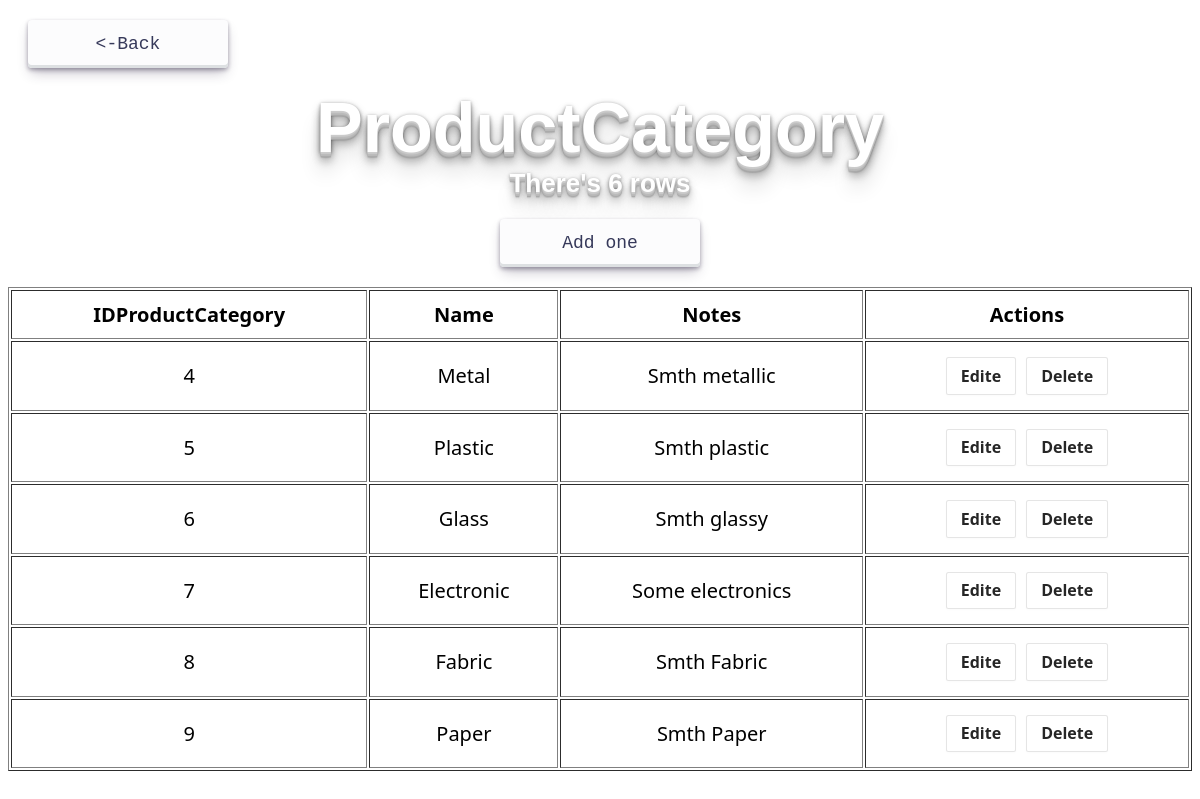
Before: /ProductCategory.php with the older database file.
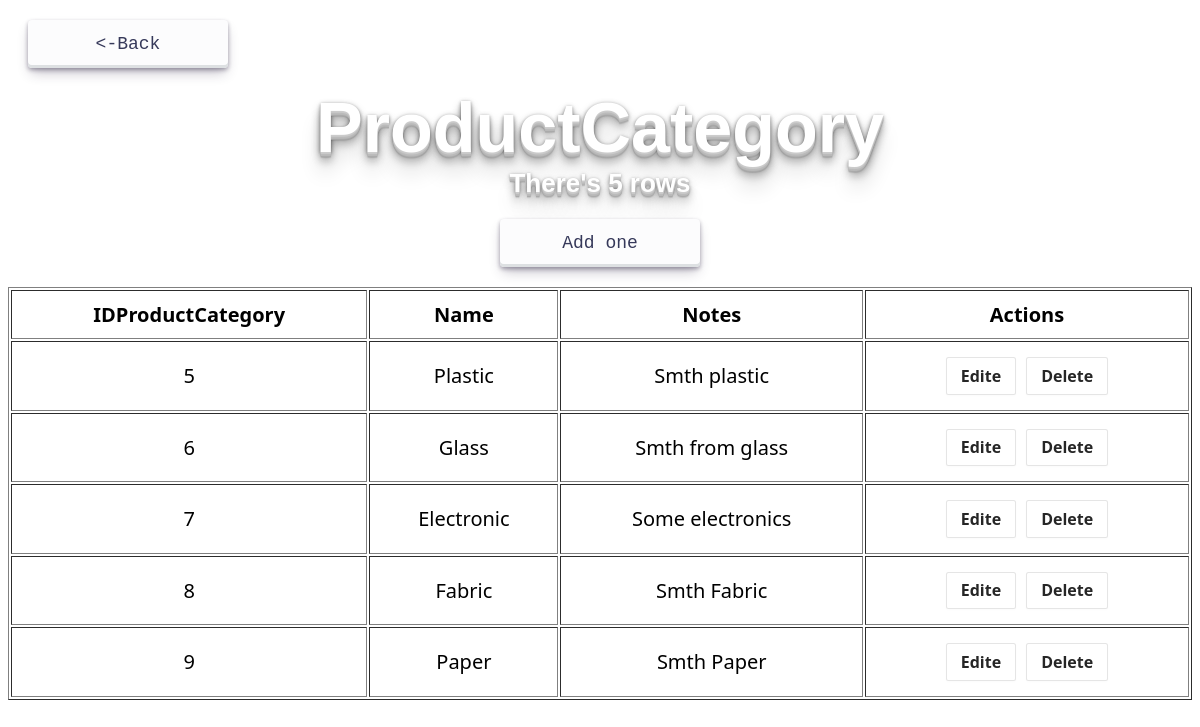
After: the same page with the newer database file.
### tables this page shows
CREATE TABLE `ProductCategory` (
  `IDProductCategory` int NOT NULL,
  `Name` varchar(30) NOT NULL,
  `Notes` varchar(255) NOT NULL
);

### src/ProductCategory.php (the view, shortened to what this page needs)
<?php
include 'fnc.php';
?>
<html>
    <head>
        <link href="styles.css" rel="stylesheet" type="text/css">
    </head>
    <header>
        <div style = "text-align: left; margin: 20px">
            <form action="index.php">
                <button class="button-30" role="button">
                    <-Back
                </button>
             </form>
        </div>
        <div class="hit-the-floor">
            ProductCategory
        </div>
        <div class="hit-the-floor" style = "font-size: 26px; margin-bottom: 20px">
            There's <?php echo mysqli_fetch_row(mysqli_query($db, "SELECT COUNT(*) FROM ProductCategory"))[0]?> rows
        </div>
        <div style = "text-align: center; margin-bottom: 20px">
            <form action="ProductCategory-create.php">
                <button class="button-30" role="button">
                    Add one
                </button>
            </form>
        </div>
    </header>
    <body>
        <table align="center" border="1px" cellpadding= "10px" style = "font-size: 20px">
            <tr>
                <th>
                    IDProductCategory
                </th>
                <th>
                    Name
                </th>
                <th>
                    Notes
                </th>
                <th>
                    Actions
                </th>
            </tr>
                <?php
                    $stmt = "SELECT * FROM ProductCategory";
                    $result = mysqli_query($db, $stmt);
                    foreach($result as $row){
                ?>
                   <tr>
                        <?php
                        foreach($row as $subrow){
                            ?>
                                <td align="center">
                                    <?php
                                    echo $subrow;
                                    ?>
                                </td>
                            <?php
                        }
                        ?>
                            <td align="center">
                                <div style = "display: flex; justify-content: center; align-items: center;">
                                <form action="ProductCategory-edite.php" method="POST" style = "margin-bottom:0px; margin:5px">
                                    <button class="button-6" role="button" name="edite" value="<?php echo $row['IDProductCategory']?>">
                                        Edite
                                    </button>
                                </form>
                                <form action = "ProductCategory-delete.php" method = "POST" style = "margin-bottom:0px; margin:5px">
                                    <button class="button-6" role="button" name="delete" value="<?php echo $row['IDProductCategory']?>">
                                        Delete
                                    </button>
                                </form>
                                </div>
                            </td>
                    </tr>
                <?php
                    }
                ?>
        </table>
    </body>
</html>

Changed rows visible on the page:
removed productcategory: IDProductCategory "4", Name "Metal", Notes "Smth metallic"
Other visible differences:
text no longer shown: "6"
text now shown: "5"
new list line: "Smth from glass"
list line gone: "Smth glassy"
